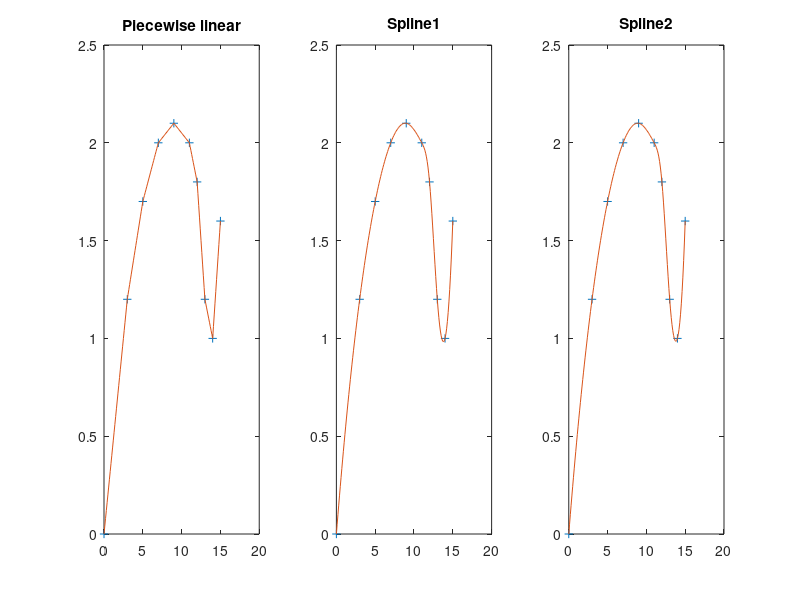

MATLAB code to generate this figure:
x0=[0   3   5   7   9   11   12   13   14  15];
y0=[0  1.2  1.7  2.0  2.1  2.0  1.8  1.2   1.0  1.6];
x=0:0.1:15;
y1=interp1(x0,y0,x);%默认linear 线性插值
y2=interp1(x0,y0,x,'spline');
%csape 三次样条插值
pp1=csape(x0,y0);%pp形式的值 使用默认的边界条件，是lagrange边界条件
y3=fnval(pp1,x);%把函数值从pp形式取出来
pp2=csape(x0,y0,'second');
y4=fnval(pp2,x);
[x',y1',y2',y3',y4']
subplot(1,3,1)
plot(x0,y0,'+',x,y1)
title('Piecewise linear')
subplot(1,3,2)
plot(x0,y0,'+',x,y2)
title('Spline1')
subplot(1,3,3)
plot(x0,y0,'+',x,y3)
title('Spline2')
dx=diff(x);
dy=diff(y3);
dy_dx=dy./dx;
dy_dx0=dy_dx(1)
ytemp=y3(131:151);
ymin=min(ytemp);
index=find(y3==ymin);
xmin=x(index);
[xmin,ymin]
